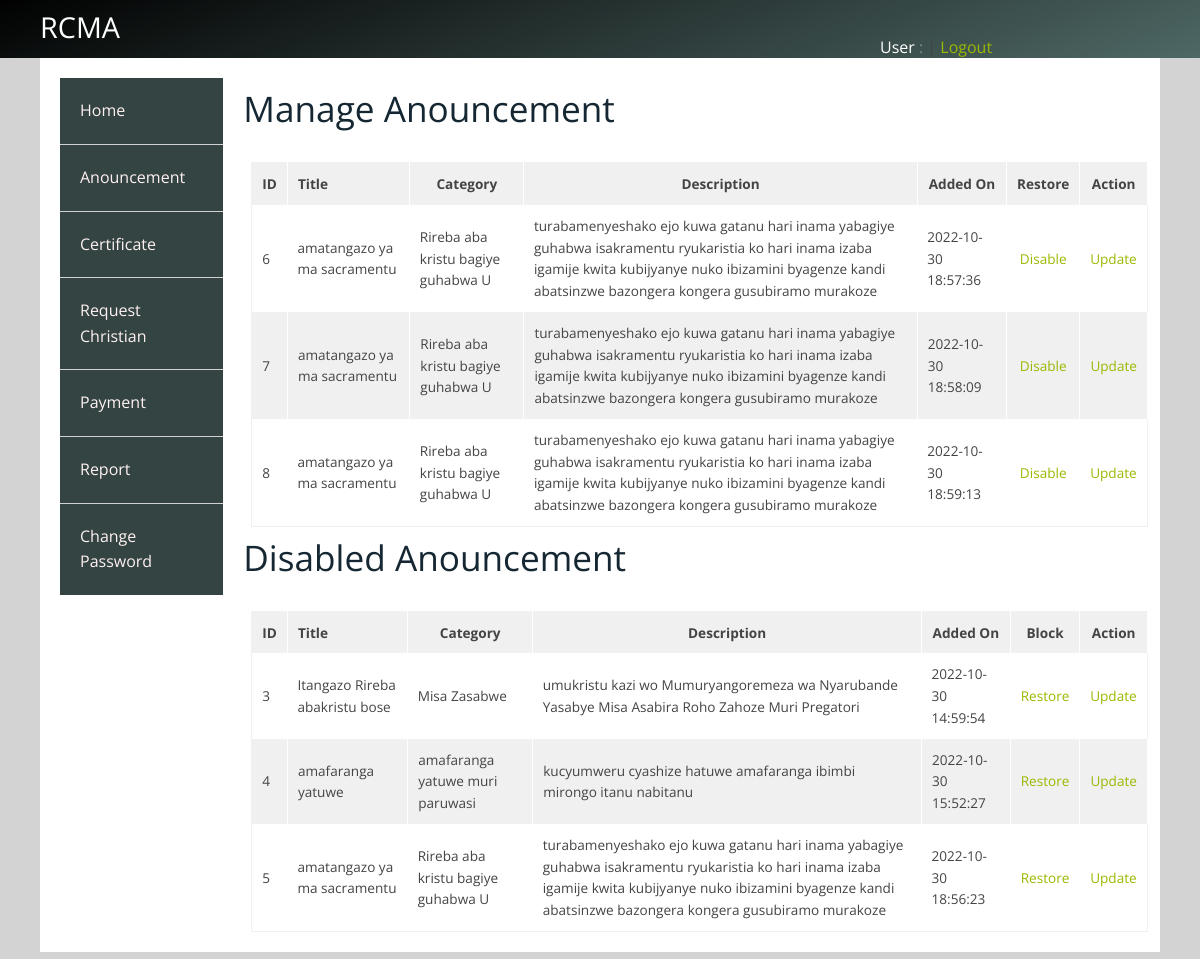
Page /user/view_anouncement.php on the committed database.
### tables this page shows
CREATE TABLE `anouncement_tbl` (
  `anou_id` int(11) NOT NULL,
  `anou_title` varchar(67) NOT NULL,
  `anou_category` varchar(34) NOT NULL,
  `anou_description` varchar(3000) NOT NULL,
  `added_on` timestamp NOT NULL DEFAULT current_timestamp(),
  `status` int(11) NOT NULL,
  `rec_id` varchar(67) NOT NULL
);

### user/view_anouncement.php (the view, shortened to what this page needs)
<?php include('userheader.php'); ?>
          <div class="s-12 l-10">
               <div class="validation-system" style="margin-top: 0;">
<div class="validation-form">
 	<div>
		<div class="w3l-table-info">
		<h2>Manage Anouncement</h2>
		<br>
          <div class="card-body table-responsive p-3">
          <table class="table align-items-center table-flush table-hover" id="dataTableHover">
		<thead>
			<tr>
				<th style="text-transform: capitalize;">ID</th>
				<th style="text-transform: capitalize;">Title</th>
				<th style="text-transform: capitalize; text-align: center;">Category</th>
				<th style="text-transform: capitalize; text-align: center;">Description</th>
                <th style="text-transform: capitalize; text-align: center;">Added On</th>
                <th style="text-transform: capitalize; text-align: center;">Restore</th>
                <th style="text-transform: capitalize; text-align: center;">Action</th>
			</tr>
		</thead>
		<tbody>
        <?php
        $select = mysqli_query($con,"SELECT * FROM anouncement_tbl where status='0'");
                                                while ($row = mysqli_fetch_array($select)) {
                                            ?>
			<tr>
                <td><?php echo $row['anou_id'];?></td>
                <td><?php echo $row['anou_title'];?></td>
                <td><?php echo $row['anou_category'];?></td>
                <td><?php echo $row['anou_description'];?></td>
                <td><?php echo $row['added_on'];?></td>
                <td style="text-align: center;"><a href="block_anouncement.php?anou_id=<?php echo $row['anou_id'];?>"onclick="return confirm('Do you really want to Disable Anouncement');" title="Block this User">Disable</a></td>
                <td style="text-align: center;"><a href="detailview.php?anou_id=<?php echo $row['anou_id'];?>"onclick="return confirm('Do you really want to block Father User?');" title="Block this User">Update</a></td>
			</tr>
            <?php
                                                }
                                            ?>
		</tbody>
		</table>
               </div>
               <div class="s-12 l-14">
             <div class="validation-system" style="margin-top: 0;">
<div class="validation-form">
   <div>
      <div class="w3l-table-info">
      <h2>Disabled Anouncement</h2>
      <br>
        <div class="card-body table-responsive p-3">
        <table class="table align-items-center table-flush table-hover" id="dataTableHover">
      <thead>
          <tr>
              <th style="text-transform: capitalize;">ID</th>
              <th style="text-transform: capitalize;">Title</th>
              <th style="text-transform: capitalize; text-align: center;">Category</th>
              <th style="text-transform: capitalize; text-align: center;">Description</th>
              <th style="text-transform: capitalize; text-align: center;">Added On</th>
              <th style="text-transform: capitalize; text-align: center;">Block</th>
              <th style="text-transform: capitalize; text-align: center;">Action</th>
          </tr>
      </thead>
      <tbody>
      <?php
      $select = mysqli_query($con,"SELECT * FROM anouncement_tbl where status='1'");
                                              while ($row = mysqli_fetch_array($select)) {
                                          ?>
          <tr>
              <td><?php echo $row['anou_id'];?></td>
              <td><?php echo $row['anou_title'];?></td>
              <td><?php echo $row['anou_category'];?></td>
              <td><?php echo $row['anou_description'];?></td>
              <td><?php echo $row['added_on'];?></td>
              <td style="text-align: center;"><a href="restore_anouncement.php?anou_id=<?php echo $row['anou_id'];?>"onclick="return confirm('Do you really want to Restore Anouncement?');" title="Block this User">Restore</a></td>
              <td style="text-align: center;"><a href="detailview.php?rec_id=<?php echo $row['anou_id'];?>"onclick="return confirm('Do you really want to block Father User?');" title="Block this User">Update</a></td>
          </tr>
          <?php
                                              }
                                          ?>
      </tbody>
      </table>
             </div>

### user/userheader.php (shortened to what this page needs)
<!DOCTYPE html>
<html lang="en-US">
   <head>
      <link rel="stylesheet" href="css/components.css">
      <link rel="stylesheet" href="css/icons.css">
      <link rel="stylesheet" href="css/responsee.css">
      <link rel="stylesheet" href="css/text_select_button.css">
      <link href="../css/font-awesome.css" rel="stylesheet">
      <link rel="stylesheet" href="../css/icon-font.min.css" type='text/css' />
<link rel="stylesheet" type="text/css" href="../dp/jquery.datetimepicker.css"/>
   </head>
   <body class="size-1140">
      <header>
         <nav>
            <div class="line">
               <div class="s-12 l-5">
                  <h3 style="color: white;">RCMA</h3>
               </div>
               <div class="top-nav s-12 l-3 right">
                  <div class="employee-name" style="margin-top: 13%;">
                  <a style="color: white;">User <font color="#808B96">:</font> <?php echo $_SESSION['firstname']; ?></a> |
                     <a href="../controller/logout.php" style="text-align: right;"> Logout </a>
                  </div>
               </div>
            </div>
         </nav>
      </header>
      <div class="line">
         <div class="box  margin-bottom">
            <div class="margin">
               <aside class="s-12 l-2">
                  <div class="aside-nav">
                     <ul>
                        <li><a href="home.php" title="Home">Home</a></li>
                        <li>
                           <a title="Leave">Anouncement</a>
                        </li>
                        <li>
                        <li>
                           <a title="Leave">Certificate</a>
                        </li>
                        <li>
                           <a title="Leave">Request Christian </a>
                        </li>
                        <li>
                           <a title="LeaveS">Payment</a>
                        </li>
                        <li>
                           <a title="Leave">Report</a>
                        </li>
                        <li><a href="changepassword.php" title="Change Password">Change Password</a></li>
                     </ul>
                  </div>
               </aside>

### user/css/responsee.css (style rules this page uses)
* { -webkit-box-sizing:border-box; -moz-box-sizing:border-box; box-sizing:border-box; margin:0; }
body { background:none repeat scroll 0 0 #d3d3d3; font-size:16px; font-family:"Open Sans",Arial,sans-serif; color:#444; }
h1,h2,h3,h4,h5,h6 { color:#152732; font-weight: normal; line-height: 1.3; margin:0.5rem 0; }
h2 { font-size:2.2rem; }
h3 { font-size:1.8rem; }
a, a:link, a:visited, a:hover, a:active { text-decoration:none; color:#9BB800; transition:color 0.20s linear 0s; -o-transition:color 0.20s linear 0s; -ms-transition:color 0.20s linear 0s; -moz-transition:color 0.20s linear 0s; -webkit-transition:color 0.20s linear 0s; }
p,li,dl,blockquote,table,kbd { font-size: 0.85rem; line-height: 1.6; }
table { background:none repeat scroll 0 0 #fff; border:1px solid #f0f0f0; border-collapse:collapse; border-spacing:0; text-align:left; width:100%; margin-left: 8px; }
table tr td, table tr th { padding:0.625rem; }
table tfoot, table thead,table tr:nth-of-type(2n) { background:none repeat scroll 0 0 #f0f0f0; }
th,table tr:nth-of-type(2n) td { border-right:1px solid #fff; }
.size-960 .line,.size-1140 .line,.size-1280 .line { margin:0 auto; padding:0 0.625rem; }
li { padding:0; }
ul,ol { padding-left:1.25rem; }
.size-1140 .line { max-width:71.25rem; }
nav { display:block; width:100%; background:#152732; }
.line:after, nav:after, .center:after, .box:after, .margin:after, .margin2x:after { clear:both; content:"."; display:block; height:0; line-height:0; visibility:hidden; }
.aside-nav a,.aside-nav a:link,.aside-nav a:visited,.aside-nav li > ul,.top-nav a,.top-nav a:link,.top-nav a:visited { transition:background 0.20s linear 0s; -o-transition:background 0.20s linear 0s; -ms-transition:background 0.20s linear 0s; -moz-transition:background 0.20s linear 0s; -webkit-transition:background 0.20s linear 0s; }
.aside-nav ul { background:#334442; padding:0; }
.aside-nav li { list-style:none outside none; cursor:pointer; }
.aside-nav li a,.aside-nav li a:link,.aside-nav li a:visited { color:#fff1f1; display:block; font-size:1rem; padding:1.25rem; border-bottom:1px solid #d2d2d2; }
.aside-nav > ul > li:last-child a { border-bottom:0 none; }
.aside-nav li a:link, .aside-nav li a:visited { color:#fff1f1; }
.margin,.margin2x { display: block; }
.margin { margin:0 -0.625rem; }
.line { clear:left; }
.box { background:none repeat scroll 0 0 #fff; display:block; padding:1.25rem; width:100%; }
.margin-bottom { margin-bottom:1.25rem; }
.s-1, .s-2, .s-five,.s-3, .s-4, .s-5, .s-6, .s-7, .s-8, .s-9, .s-10, .s-11, .s-12, .m-1, .m-2, .m-five, .m-3, .m-4, .m-5, .m-6, .m-7, .m-8, .m-9, .m-10, .m-11, .m-12, .l-1, .l-2, .l-five, .l-3, .l-4, .l-5, .l-6, .l-7, .l-8, .l-9, .l-10, .l-11, .l-12 { float:left; position:static; }
.s-12 { width:100%; }
.margin > .s-1,.margin > .s-2,.margin > .s-five,.margin > .s-3,.margin > .s-4,.margin > .s-5,.margin > .s-6,.margin > .s-7,.margin > .s-8,.margin > .s-9,.margin > .s-10,.margin > .s-11,.margin > .s-12, .margin > .m-1,.margin > .m-2,.margin > .m-five,.margin > .m-3,.margin > .m-4,.margin > .m-5,.margin > .m-6,.margin > .m-7,.margin > .m-8,.margin > .m-9,.margin > .m-10,.margin > .m-11,.margin > .m-12, .margin > .l-1,.margin > .l-2,.margin > .l-five,.margin > .l-3,.margin > .l-4,.margin > .l-5,.margin > .l-6,.margin > .l-7,.margin > .l-8,.margin > .l-9,.margin > .l-10,.margin > .l-11,.margin > .l-12 { padding:0 0.625rem; }
.l-2 { width:16.6666%; }
.l-3 { width:25%; }
.l-5 { width:41.6666%; }
.l-10 { width:83.3333%; }
.right { float:right; }

### user/userheader.php (style rules this page uses)
nav { background-color: #010101; background-image: linear-gradient(160deg, #010101 0%, #4e6865 100%); }

### rows in the picture
anouncement_tbl: anou_id "6", anou_title "amatangazo ya ma sacramentu", anou_category "Rireba aba kristu bagiye guhabwa U", anou_description "turabamenyeshako ejo kuwa gatanu hari inama yabagiye guhabwa isakramentu ryukaristia ko hari inama izaba igamije kwita kubijyanye nuko ibizamini byagenze kandi abatsinzwe bazongera kongera gusubiramo murakoze", added_on "2022-10-30 18:57:36"
anouncement_tbl: anou_id "7", anou_title "amatangazo ya ma sacramentu", anou_category "Rireba aba kristu bagiye guhabwa U", anou_description "turabamenyeshako ejo kuwa gatanu hari inama yabagiye guhabwa isakramentu ryukaristia ko hari inama izaba igamije kwita kubijyanye nuko ibizamini byagenze kandi abatsinzwe bazongera kongera gusubiramo murakoze", added_on "2022-10-30 18:58:09"
anouncement_tbl: anou_id "8", anou_title "amatangazo ya ma sacramentu", anou_category "Rireba aba kristu bagiye guhabwa U", anou_description "turabamenyeshako ejo kuwa gatanu hari inama yabagiye guhabwa isakramentu ryukaristia ko hari inama izaba igamije kwita kubijyanye nuko ibizamini byagenze kandi abatsinzwe bazongera kongera gusubiramo murakoze", added_on "2022-10-30 18:59:13"
anouncement_tbl: anou_id "3", anou_title "Itangazo Rireba abakristu bose", anou_category "Misa Zasabwe", anou_description "umukristu kazi wo Mumuryangoremeza wa Nyarubande Yasabye Misa Asabira Roho Zahoze Muri Pregatori", added_on "2022-10-30 14:59:54"
anouncement_tbl: anou_id "4", anou_title "amafaranga yatuwe", anou_category "amafaranga yatuwe muri paruwasi", anou_description "kucyumweru cyashize hatuwe amafaranga ibimbi mirongo itanu nabitanu", added_on "2022-10-30 15:52:27"
anouncement_tbl: anou_id "5", anou_title "amatangazo ya ma sacramentu", anou_category "Rireba aba kristu bagiye guhabwa U", anou_description "turabamenyeshako ejo kuwa gatanu hari inama yabagiye guhabwa isakramentu ryukaristia ko hari inama izaba igamije kwita kubijyanye nuko ibizamini byagenze kandi abatsinzwe bazongera kongera gusubiramo murakoze", added_on "2022-10-30 18:56:23"
